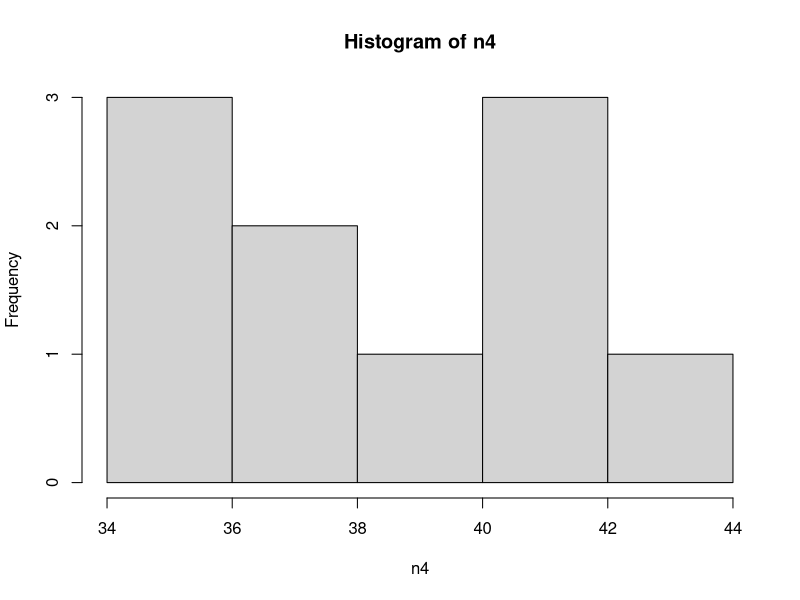
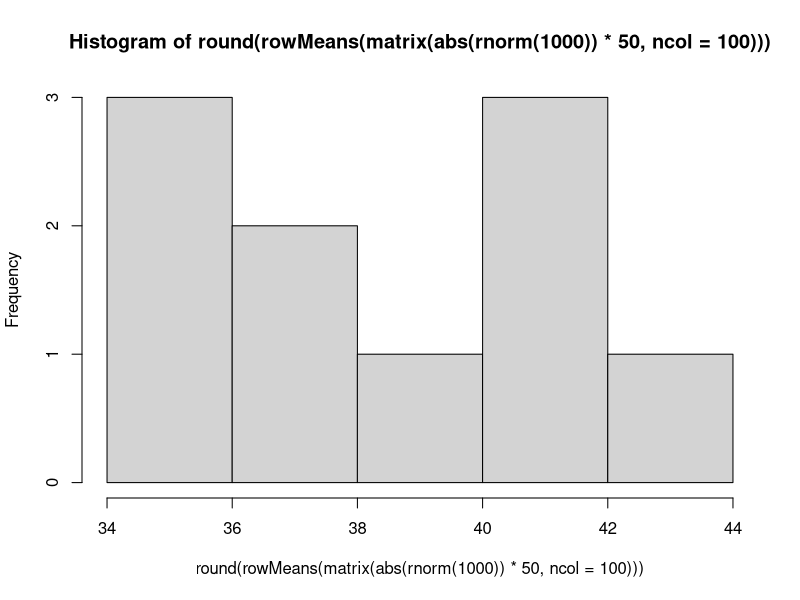
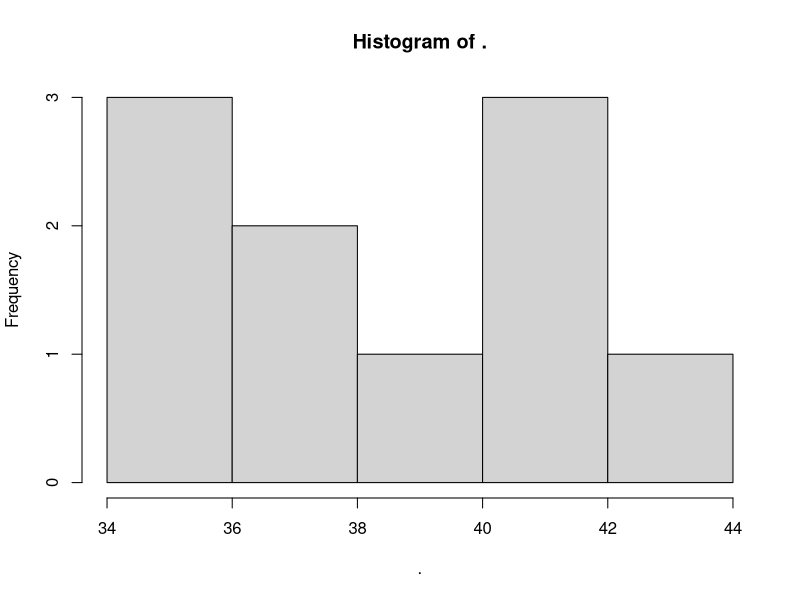

Here is the R script that generated these plots, in order:
## ---- chunk 1
#| echo: true

# 设置随机种子
set.seed(101)

# 开始 
n1<-rnorm(1000)            # 第1步
n2<-abs(n1)*50              # 第2步
n3<-matrix(n2,ncol = 100)   # 第3步
n4<-round(rowMeans(n3))     # 第4步
hist(n4)                 # 第5步
## ---- chunk 2
#| echo: true

set.seed(101)
hist(round(rowMeans(matrix(abs(rnorm(1000))*50,ncol=100))))
## ---- chunk 3
#| echo: true

# 加载magrittr
library(magrittr)
# 设置随机种子
set.seed(101)

# 开始
rnorm(1000) %>%
  abs %>% `*` (50)  %>%
  matrix(ncol=100)  %>%
  rowMeans %>% round %>% 
  hist
